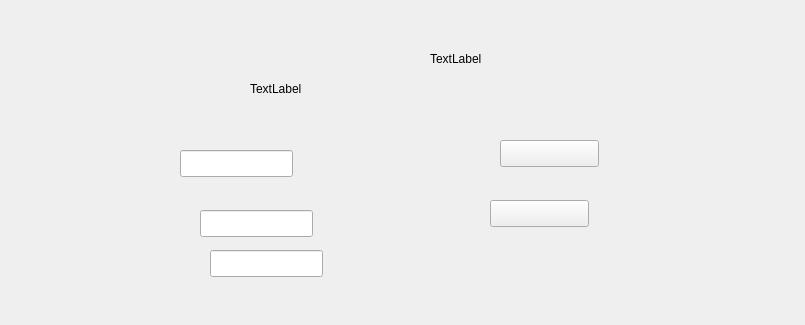
<?xml version="1.0" encoding="UTF-8"?>
<ui version="4.0">
 <class>QPrinterForm</class>
 <widget class="QWidget" name="QPrinterForm">
  <property name="geometry">
   <rect>
    <x>0</x>
    <y>0</y>
    <width>805</width>
    <height>325</height>
   </rect>
  </property>
  <property name="windowTitle">
   <string>Form</string>
  </property>
  <widget class="QLineEdit" name="lineEdit">
   <property name="geometry">
    <rect>
     <x>180</x>
     <y>150</y>
     <width>113</width>
     <height>27</height>
    </rect>
   </property>
   <property name="alignment">
    <set>Qt::AlignCenter</set>
   </property>
  </widget>
  <widget class="QLineEdit" name="lineEdit_2">
   <property name="geometry">
    <rect>
     <x>200</x>
     <y>210</y>
     <width>113</width>
     <height>27</height>
    </rect>
   </property>
   <property name="alignment">
    <set>Qt::AlignCenter</set>
   </property>
  </widget>
  <widget class="QLineEdit" name="lineEdit_3">
   <property name="geometry">
    <rect>
     <x>210</x>
     <y>250</y>
     <width>113</width>
     <height>27</height>
    </rect>
   </property>
   <property name="alignment">
    <set>Qt::AlignCenter</set>
   </property>
  </widget>
  <widget class="QPushButton" name="pushButton_back">
   <property name="geometry">
    <rect>
     <x>500</x>
     <y>140</y>
     <width>99</width>
     <height>27</height>
    </rect>
   </property>
   <property name="text">
    <string/>
   </property>
  </widget>
  <widget class="QPushButton" name="pushButton_start">
   <property name="geometry">
    <rect>
     <x>490</x>
     <y>200</y>
     <width>99</width>
     <height>27</height>
    </rect>
   </property>
   <property name="text">
    <string/>
   </property>
  </widget>
  <widget class="QLabel" name="lb_printer_psd">
   <property name="geometry">
    <rect>
     <x>250</x>
     <y>80</y>
     <width>67</width>
     <height>17</height>
    </rect>
   </property>
   <property name="text">
    <string>TextLabel</string>
   </property>
  </widget>
  <widget class="QLabel" name="lb_printer_bsd">
   <property name="geometry">
    <rect>
     <x>430</x>
     <y>50</y>
     <width>67</width>
     <height>17</height>
    </rect>
   </property>
   <property name="text">
    <string>TextLabel</string>
   </property>
  </widget>
 </widget>
 <resources/>
 <connections/>
</ui>
